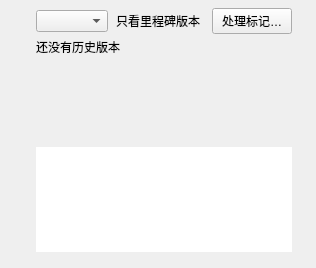
<?xml version="1.0" encoding="UTF-8"?>
<ui version="4.0">
 <class>HomePageBackupPage</class>
 <widget class="QWidget" name="HomePageBackupPage">
  <layout class="QVBoxLayout" name="pageLayout" stretch="0,1,1">
   <property name="leftMargin">
    <number>36</number>
   </property>
   <property name="topMargin">
    <number>8</number>
   </property>
   <property name="rightMargin">
    <number>24</number>
   </property>
   <property name="bottomMargin">
    <number>16</number>
   </property>
   <property name="spacing">
    <number>4</number>
   </property>
   <item>
    <widget class="QWidget" name="filterBar">
     <layout class="QHBoxLayout" name="filterLayout">
      <property name="leftMargin"><number>0</number></property>
      <property name="topMargin"><number>0</number></property>
      <property name="rightMargin"><number>0</number></property>
      <property name="bottomMargin"><number>0</number></property>
      <property name="spacing"><number>8</number></property>
      <item><widget class="QComboBox" name="historyScope"><property name="maximumSize"><size><width>220</width><height>16777215</height></size></property></widget></item>
      <item><widget class="QLabel" name="milestoneFilterLabel"><property name="text"><string>只看里程碑版本</string></property></widget></item>
      <item><spacer name="filterSpacer"><property name="orientation"><enum>Qt::Horizontal</enum></property><property name="sizeHint" stdset="0"><size><width>0</width><height>0</height></size></property></spacer></item>
      <item><widget class="QPushButton" name="tagConflictButton"><property name="text"><string>处理标记…</string></property></widget></item>
     </layout>
    </widget>
   </item>
   <item>
    <widget class="QLabel" name="emptyLabel">
     <property name="text">
      <string>还没有历史版本</string>
     </property>
     <property name="textFormat">
      <enum>Qt::PlainText</enum>
     </property>
     <property name="alignment">
      <set>Qt::AlignLeading|Qt::AlignLeft|Qt::AlignTop</set>
     </property>
    </widget>
   </item>
   <item>
    <widget class="QTableView" name="table">
     <property name="frameShape">
      <enum>QFrame::NoFrame</enum>
     </property>
     <property name="showGrid">
      <bool>false</bool>
     </property>
     <property name="alternatingRowColors">
      <bool>false</bool>
     </property>
     <property name="wordWrap">
      <bool>false</bool>
     </property>
     <property name="selectionBehavior">
      <enum>QAbstractItemView::SelectRows</enum>
     </property>
     <property name="horizontalScrollBarPolicy">
      <enum>Qt::ScrollBarAlwaysOff</enum>
     </property>
    </widget>
   </item>
  </layout>
 </widget>
 <customwidgets>
  <customwidget>
   <class>oclero::qlementine::Label</class>
   <extends>QLabel</extends>
   <header>oclero/qlementine/widgets/Label.hpp</header>
  </customwidget>
 </customwidgets>
 <resources/>
 <connections/>
</ui>
